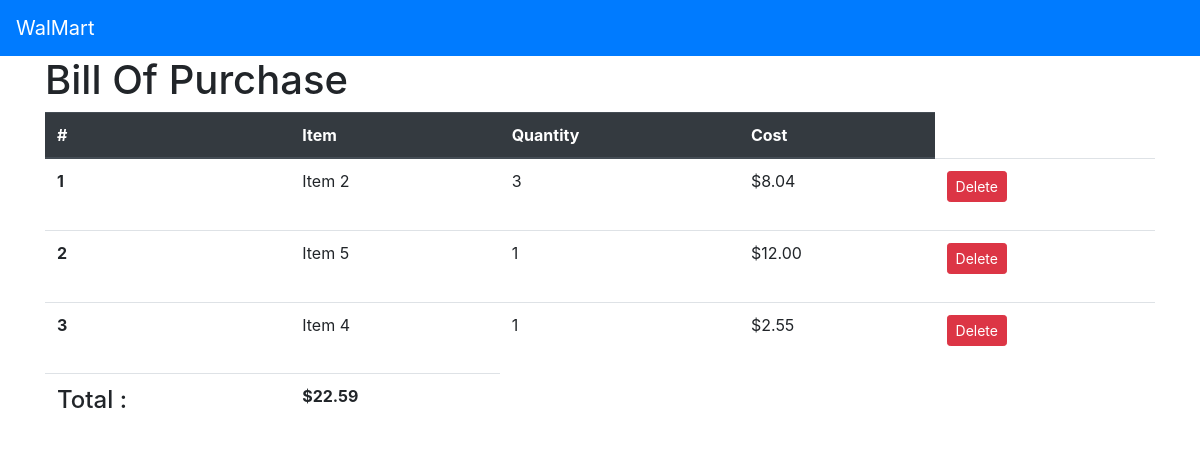
The page /bill on the database as committed earlier.
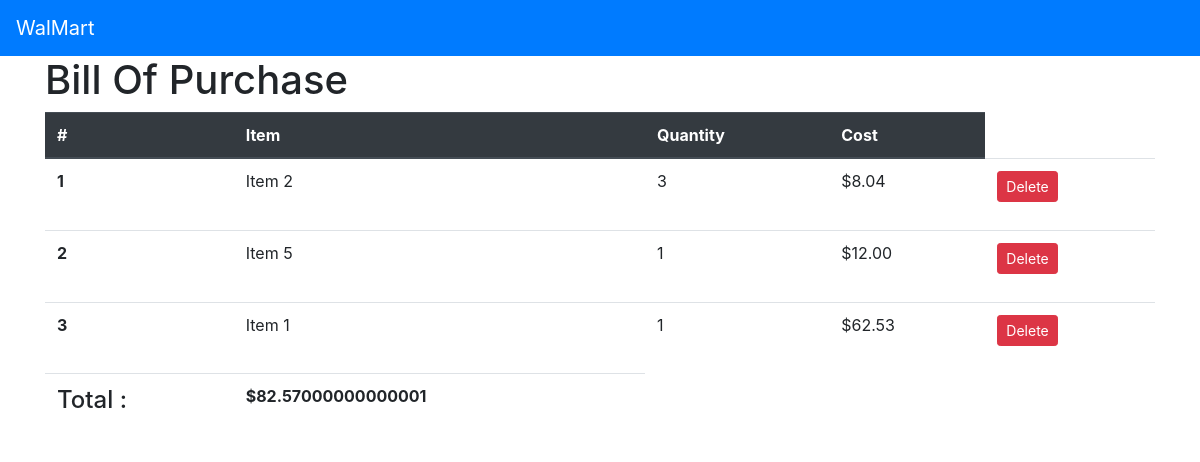
The same page on the database as committed later.
### store/models.py (models this page shows, shortened)
class BillItem(models.Model):
    item = models.CharField(max_length=100)
    quantity = models.IntegerField()
    price = models.FloatField()
    def get_total_item_price(self):
        return self.quantity*self.price

### store/views.py (the view)
# urls.py: path('bill',bill_page,name='bill'),
def bill_page(request):
    item= BillItem.objects.all()
    total = BillItem.objects.aggregate(p=Sum(F('price') * F('quantity'),output_field= FloatField()))
    return render(request,'bill.html',{'item':item,'total':total['p']})

### store/templates/bill.html (shortened to what this page needs)
{% extends 'base.html' %}
{% block content %}
<h1>Bill Of Purchase</h1>
<table class="table">
  <thead class="thead-dark">
    <tr>
      <th scope="col">#</th>
      <th scope="col">Item</th>
      <th scope="col">Quantity</th>
      <th scope="col">Cost</th>
    </tr>
  </thead>
    <tbody>
    {% for obj in item %}
        <tr>
          <th scope="row">{{ forloop.counter }}</th>
          <td>{{obj.item}}</td>
          <td>{{obj.quantity}}</td>
          <td>${{obj.get_total_item_price | floatformat:2}}</td>
          <td>
              <form action="{% url 'delete_bill' obj.id %}" method="post">
                  <button type="submit" class="btn btn-sm btn-danger">Delete</button>
            </form>
          </td>
        </tr>
    {% endfor %}
    <tr>
    <td><h4>Total : <h4></td>
    <td ><strong>${{total}}</strong></td>
    </tr>
    </tbody>
{% endblock %}

### store/templates/base.html (shortened to what this page needs)
<html>
    <head>
        <link rel="stylesheet" href="https://stackpath.bootstrapcdn.com/bootstrap/4.5.0/css/bootstrap.min.css">
        <nav class="navbar navbar-dark bg-primary">
                <a class="navbar-brand" href="{% url 'home' %}">WalMart</a>
        </nav>
    <body>
        <div class="container">
            {% block content %}
            {% endblock %}
        </div>
   </body>
    </html>

Rows that differ between the two databases and show on the page:
removed BillItem: item "Item 4", quantity "1", get_total_item_price "2.55"
added BillItem: item "Item 1", quantity "1", get_total_item_price "62.53"
Other text that changed with them:
{{ total }}: "22.59" → "82.57000000000001"
